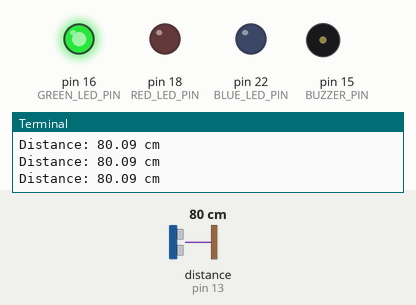
Recording of a program running on a simulated Raspberry Pi (header pin numbers). Parts: output pins drawn as LEDs (lit = HIGH), buzzer (waves = sounding), the last lines printed to the terminal. The test bench sets the inputs (shaded band); at power-on: distance to the obstacle (sensor on pin 13) 80 cm. The echo pulse lasts 58.3 µs per cm; the clock reads 2024-03-15 10:24:30 at power-on unless the program sets it; pins used as bus, display or sensor lines are not drawn.

Above: at 1.2 s.
1.3 s: distance to the obstacle (sensor on pin 13) set to 22 cm
2.8 s: distance to the obstacle (sensor on pin 13) set to 17 cm
At 3.04 s:
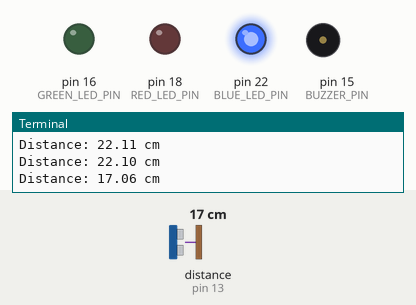
5.8 s: distance to the obstacle (sensor on pin 13) set to 11 cm
8.8 s: distance to the obstacle (sensor on pin 13) set to 8 cm
At 9.09 s:
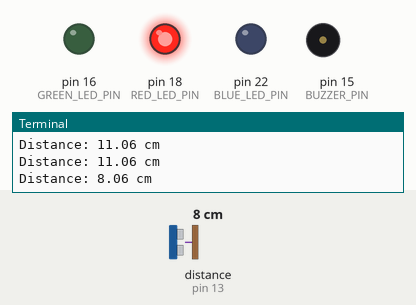
Timing chart, 0 to 12.8 s (numbered marks = the images above; inputs shaded):
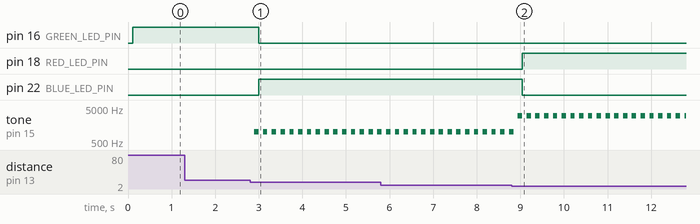

The program:

CarBackupSensorRPIProjectHV.py
```python
import RPi.GPIO as GPIO
import time


GPIO.setmode(GPIO.BOARD)
TRIG_PIN = 11  # GPIO pin for the trigger
ECHO_PIN = 13  # GPIO pin for the echo
BUZZER_PIN = 15  # GPIO pin for the buzzer
GREEN_LED_PIN = 16  # GPIO pin for the green LED
RED_LED_PIN = 18    # GPIO pin for the red LED
BLUE_LED_PIN = 22   # GPIO pin for the blue LED


GPIO.setup(TRIG_PIN, GPIO.OUT)
GPIO.setup(ECHO_PIN, GPIO.IN)
GPIO.setup(BUZZER_PIN, GPIO.OUT)
GPIO.setup(GREEN_LED_PIN, GPIO.OUT)
GPIO.setup(RED_LED_PIN, GPIO.OUT)
GPIO.setup(BLUE_LED_PIN, GPIO.OUT)

def measure_distance():
    pulse_end_time=0
    pulse_start_time=0
    GPIO.output(TRIG_PIN, False)
    time.sleep(0.1)

    GPIO.output(TRIG_PIN, True)
    time.sleep(0.00001)
    GPIO.output(TRIG_PIN, False)


    while GPIO.input(ECHO_PIN) == 0:
        pulse_start_time = time.time()

    while GPIO.input(ECHO_PIN) == 1:
        pulse_end_time = time.time()


    pulse_duration = pulse_end_time - pulse_start_time
    distance = (pulse_duration * 34300) / 2

    return distance

def beep_buzzer(frequency, duration):
    buzzer = GPIO.PWM(BUZZER_PIN, frequency)
    buzzer.start(50)
    time.sleep(duration)
    buzzer.stop()

def set_leds(distance):
    if distance < 10:
        GPIO.output(GREEN_LED_PIN, GPIO.LOW)
        GPIO.output(RED_LED_PIN, GPIO.HIGH)
        GPIO.output(BLUE_LED_PIN, GPIO.LOW)
    elif distance >= 10 and distance < 20:
        GPIO.output(GREEN_LED_PIN, GPIO.LOW)
        GPIO.output(RED_LED_PIN, GPIO.LOW)
        GPIO.output(BLUE_LED_PIN, GPIO.HIGH)
    else:
        GPIO.output(GREEN_LED_PIN, GPIO.HIGH)
        GPIO.output(RED_LED_PIN, GPIO.LOW)
        GPIO.output(BLUE_LED_PIN, GPIO.LOW)

try:
    while True:
        distance = measure_distance()
        print("Distance: {:.2f} cm".format(distance))

        if distance < 10:
            beep_buzzer(3000, 0.1)
        elif distance >=10 and distance < 20:
            beep_buzzer(1000, 0.1)

        set_leds(distance)

except KeyboardInterrupt:
    GPIO.cleanup()

finally:
    GPIO.cleanup()
```

Measured:
- the behaviour switches between 20 and 19 cm on distance to the obstacle (sensor on pin 13) (found by bisection; images 0 and 1)
- the behaviour switches between 10 and 9 cm on distance to the obstacle (sensor on pin 13) (found by bisection; images 1 and 2)
- after the input at 2.8 s, pin 16 (GREEN_LED_PIN): HIGH → LOW after 0.20 s; pin 22 (BLUE_LED_PIN): LOW → HIGH after 0.20 s; tone on pin 15 (BUZZER_PIN): alternates 1000 Hz for 0.10 s and silent for 0.10 s, starting after 0.10 s
- after the input at 8.8 s, pin 18 (RED_LED_PIN): LOW → HIGH after 0.24 s; pin 22 (BLUE_LED_PIN): HIGH → LOW after 0.24 s
